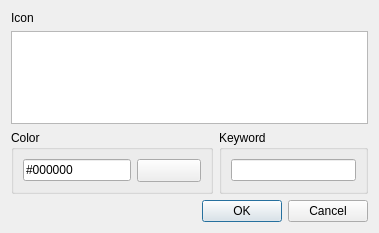
<?xml version="1.0" encoding="UTF-8"?>
<ui version="4.0">
 <class>Todo::Internal::AddKeywordDialog</class>
 <widget class="QDialog" name="Todo::Internal::AddKeywordDialog">
  <property name="geometry">
   <rect>
    <x>0</x>
    <y>0</y>
    <width>379</width>
    <height>233</height>
   </rect>
  </property>
  <property name="windowTitle">
   <string>Keyword</string>
  </property>
  <layout class="QVBoxLayout" name="verticalLayout_3">
   <item>
    <widget class="QLabel" name="label">
     <property name="text">
      <string>Icon</string>
     </property>
    </widget>
   </item>
   <item>
    <widget class="QListWidget" name="listWidget"/>
   </item>
   <item>
    <layout class="QVBoxLayout" name="verticalLayout">
     <item>
      <layout class="QHBoxLayout" name="horizontalLayout_2">
       <item>
        <widget class="QGroupBox" name="groupBox">
         <property name="title">
          <string>Color</string>
         </property>
         <layout class="QHBoxLayout" name="horizontalLayout_3">
          <item>
           <widget class="QLineEdit" name="colorEdit">
            <property name="inputMask">
             <string notr="true">\#HHHHHH; </string>
            </property>
            <property name="text">
             <string notr="true">#000000</string>
            </property>
           </widget>
          </item>
          <item>
           <widget class="Utils::QtColorButton" name="colorButton">
            <property name="sizePolicy">
             <sizepolicy hsizetype="Preferred" vsizetype="Preferred">
              <horstretch>0</horstretch>
              <verstretch>0</verstretch>
             </sizepolicy>
            </property>
            <property name="minimumSize">
             <size>
              <width>64</width>
              <height>0</height>
             </size>
            </property>
           </widget>
          </item>
         </layout>
        </widget>
       </item>
       <item>
        <widget class="QGroupBox" name="groupBox_2">
         <property name="title">
          <string>Keyword</string>
         </property>
         <layout class="QHBoxLayout" name="horizontalLayout">
          <item>
           <widget class="QLineEdit" name="keywordNameEdit"/>
          </item>
         </layout>
        </widget>
       </item>
      </layout>
     </item>
    </layout>
   </item>
   <item>
    <widget class="QDialogButtonBox" name="buttonBox">
     <property name="orientation">
      <enum>Qt::Horizontal</enum>
     </property>
     <property name="standardButtons">
      <set>QDialogButtonBox::Cancel|QDialogButtonBox::Ok</set>
     </property>
    </widget>
   </item>
  </layout>
 </widget>
 <customwidgets>
  <customwidget>
   <class>Utils::QtColorButton</class>
   <extends>QToolButton</extends>
   <header location="global">utils/qtcolorbutton.h</header>
  </customwidget>
 </customwidgets>
 <resources/>
 <connections>
  <connection>
   <sender>buttonBox</sender>
   <signal>accepted()</signal>
   <receiver>Todo::Internal::AddKeywordDialog</receiver>
   <slot>accept()</slot>
   <hints>
    <hint type="sourcelabel">
     <x>248</x>
     <y>254</y>
    </hint>
    <hint type="destinationlabel">
     <x>157</x>
     <y>274</y>
    </hint>
   </hints>
  </connection>
  <connection>
   <sender>buttonBox</sender>
   <signal>rejected()</signal>
   <receiver>Todo::Internal::AddKeywordDialog</receiver>
   <slot>reject()</slot>
   <hints>
    <hint type="sourcelabel">
     <x>316</x>
     <y>260</y>
    </hint>
    <hint type="destinationlabel">
     <x>286</x>
     <y>274</y>
    </hint>
   </hints>
  </connection>
 </connections>
</ui>
